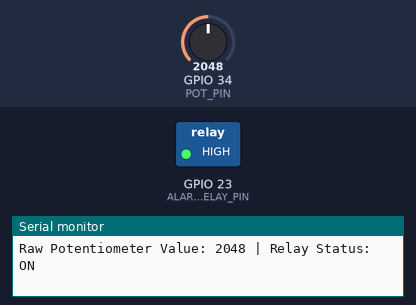
Bench run of a sketch on a simulated ESP32. On the bench: switched loads named in the sketch (green lamp = pin HIGH), the last lines printed to the serial monitor. The test bench sets the inputs (shaded band); at power-on: GPIO 34 (POT_PIN) = 2048. WiFi joins after 1.5 s; servers stay silent unless stated; random numbers use the default seed unless the sketch sets one; no MQTT or app messages arrive unless stated.

Above: at 6.9 s.
7.0 s: GPIO 34 (POT_PIN) set to 212
9.7 s: GPIO 34 (POT_PIN) set to 190
At 12.8 s:
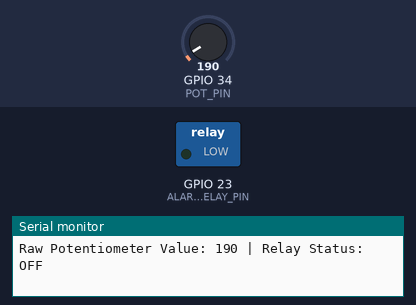
15.0 s: GPIO 34 (POT_PIN) set to 491
At 16.3 s:
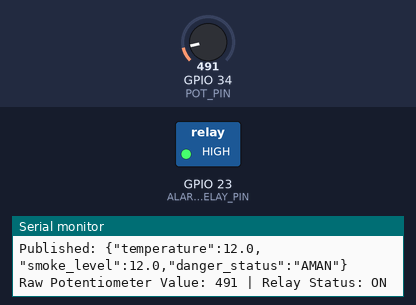
17.7 s: GPIO 34 (POT_PIN) set to 160
At 21.0 s:
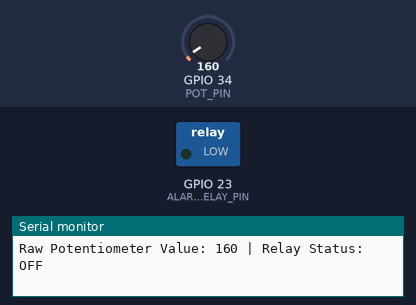
Timing chart, 0 to 22.1 s (numbered marks = the images above; inputs shaded):
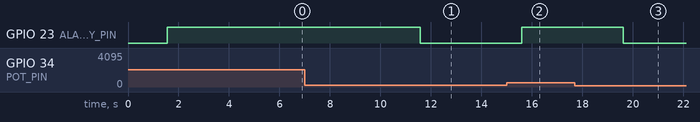

Measured:
- the behaviour switches between 201 and 200 on GPIO 34 (POT_PIN) (found by bisection; images 0 and 1)
- after the input at 9.7 s, GPIO 23 (ALARM_RELAY_PIN): HIGH → LOW after 1.9 s
- after the input at 15.0 s, GPIO 23 (ALARM_RELAY_PIN): LOW → HIGH after 0.60 s
- after the input at 17.7 s, GPIO 23 (ALARM_RELAY_PIN): HIGH → LOW after 1.9 s

The sketch:

esp32_mqtt.ino
```cpp
#include <WiFi.h>
#include <PubSubClient.h>

// --- WiFi credentials ---
const char* ssid = "nama wifi";
const char* password = "password wifi";

// --- MQTT Broker ---
const char* mqtt_server = "ip local";
const int mqtt_port = 1883;
const char* mqtt_user = "";
const char* mqtt_pass = "";

// --- MQTT Topics ---
const char* topic_pub = "esp32/potensio";

// --- Pin Configuration ---
// #define POT_PIN 35         // Potensiometer (ADC input)
#define POT_PIN 34
#define ALARM_RELAY_PIN 23 //

WiFiClient espClient;
PubSubClient mqtt_client(espClient);

void connectToWiFi() {
  Serial.print("Connecting to WiFi");
  WiFi.begin(ssid, password);
  while (WiFi.status() != WL_CONNECTED) {
    delay(500);
    Serial.print(".");
  }
  Serial.println("\nWiFi Connected!");
}

void mqttCallback(char* topic, byte* payload, unsigned int length) {
  Serial.print("Message arrived [");
  Serial.print(topic);
  Serial.print("]: ");

  String msg;
  for (unsigned int i = 0; i < length; i++) {
    msg += (char)payload[i];
  }
  Serial.println(msg);
}

void connectToMQTT() {
  while (!mqtt_client.connected()) {
    Serial.print("Connecting to MQTT...");
    String clientId = "ESP32Client-" + String(random(0xffff), HEX);

    if (mqtt_client.connect(clientId.c_str(), mqtt_user, mqtt_pass)) {
      Serial.println("connected");
      // Tidak perlu subscribe jika hanya publish
    } else {
      Serial.print("failed, rc=");
      Serial.print(mqtt_client.state());
      Serial.println(" try again in 5 seconds");
      delay(5000);
    }
  }
}

void setup() {
  Serial.begin(115200);

  pinMode(ALARM_RELAY_PIN, OUTPUT);
  digitalWrite(ALARM_RELAY_PIN, LOW); // default alarm mati

  pinMode(POT_PIN, INPUT);

  connectToWiFi();

  mqtt_client.setServer(mqtt_server, mqtt_port);
  mqtt_client.setCallback(mqttCallback);
}

void loop() {
  if (!mqtt_client.connected()) {
    connectToMQTT();
  }
  mqtt_client.loop();

  // Membaca nilai mentah potensiometer: 0 - 4095
  int potValue = analogRead(POT_PIN);

  // Konversi nilai ke skala yang diinginkan
  float voltage = (potValue / 4095.0) * 3.3;
  float temperature = voltage * (100.0 / 3.3); // Skala 0-100 (dianggap Celcius)
  float smokeLevel = potValue / 40.95;         // Skala 0-100 (%)

  // Logika Fuzzy (IF-ELSE) untuk menentukan 'dangerStatus' untuk dikirim ke dashboard
  String dangerStatus;

  bool tempNormal = temperature < 45.0;
  bool tempTinggi = temperature >= 45.0 && temperature < 60.0;
  bool tempSangatTinggi = temperature >= 60.0;

  bool asapRendah = smokeLevel < 30.0;
  bool asapSedang = smokeLevel >= 30.0 && smokeLevel < 70.0;
  bool asapPekat = smokeLevel >= 70.0;

  if (tempSangatTinggi || asapPekat) {
    dangerStatus = "BAHAYA";
  }
  else if (tempTinggi && asapSedang) {
    dangerStatus = "BAHAYA";
  }
  else if (tempTinggi || asapSedang) {
    dangerStatus = "WASPADA";
  }
  else {
    dangerStatus = "AMAN";
  }

  // Kontrol Relay hanya berdasarkan nilai mentah potensiometer
  if (potValue > 200) {
    digitalWrite(ALARM_RELAY_PIN, HIGH); // Nyalakan relay
  } else {
    digitalWrite(ALARM_RELAY_PIN, LOW);  // Matikan relay
  }

  // Membuat payload JSON untuk dikirim melalui MQTT
  String payload = "{\"temperature\":" + String(temperature, 1) +
                   ",\"smoke_level\":" + String(smokeLevel, 1) +
                   ",\"danger_status\":\"" + dangerStatus + "\"}";

  // Publikasi data ke MQTT Broker
  mqtt_client.publish(topic_pub, payload.c_str());

  // Menampilkan data yang dikirim ke Serial Monitor untuk debugging
  Serial.println("Published: " + payload);
  Serial.print("Raw Potentiometer Value: ");
  Serial.print(potValue);
  Serial.print(" | Relay Status: ");
  Serial.println(digitalRead(ALARM_RELAY_PIN) == HIGH ? "ON" : "OFF");

  delay(2000);
}
```
